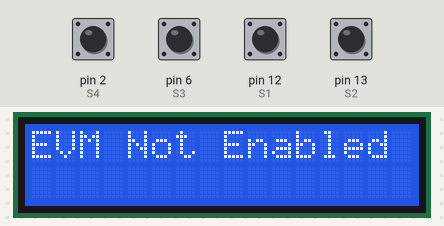
Simulated run of this sketch. Board: Arduino Uno, built with avr-gcc and run on an emulated ATmega328P. Parts: 16×2 character LCD. The inputs (shaded band) are chosen by the test bench; at power-on: pin 2 (S4), pin 6 (S3), pin 12 (S1), pin 13 (S2) HIGH.

Above: at 5.2 s.
5.3 s: pin 6 (S3) pulled LOW for 0.15 s
At 6.1 s:
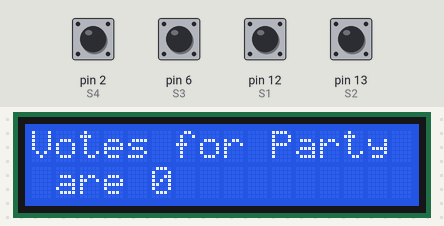
8.4 s: pin 2 (S4) pulled LOW for 0.15 s
At 8.47 s:
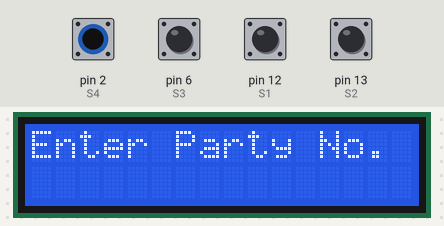
10.0 s: pin 12 (S1) pulled LOW for 0.15 s
At 10.8 s:
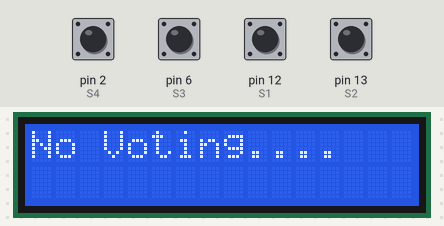
13.1 s: pin 13 (S2) pulled LOW for 0.15 s
At 14.4 s:
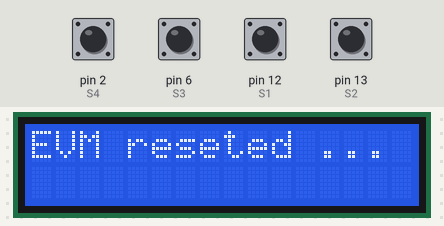
16.2 s: pin 13 (S2) pulled LOW for 1 s
20.2 s: pin 2 (S4) pulled LOW for 1 s
At 20.9 s:
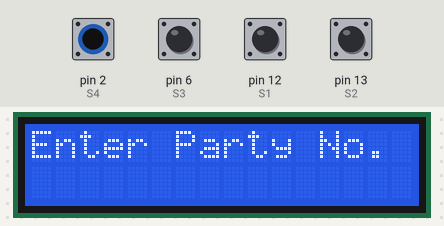
Timing chart, 0 to 23.2 s (numbered marks = the images above; inputs shaded):
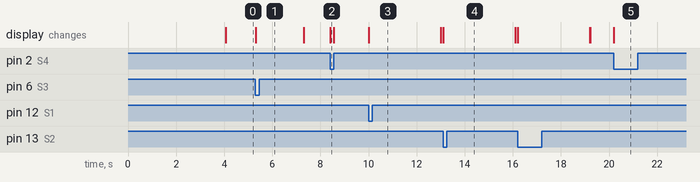

The sketch:

EVM.ino
```cpp
#include <Keypad.h>
#include <LiquidCrystal.h>

#define S1 12
#define S2 13
#define S3 6
#define S4 2
String party = "";
int partyNumber = 0;
int votes[100] = {0};
int totalParties = 99;
int totalVotes = 0;
int check = 0;

LiquidCrystal lcd(5, 4, 3, A3, A4, A5);


const byte ROWS = 4; //four rows
const byte COLS = 3; //three columns
char keys[ROWS][COLS] = {
  {'1','2','3'},
  {'4','5','6'},
  {'7','8','9'},
  {'*','0','#'}
};
byte rowPins[ROWS] = {A0, A1, 11, 10}; //connect to the row pinouts of the keypad
byte colPins[COLS] = {9, 8, 7}; //connect to the column pinouts of the keypad
int LCDCol = 0;
int LCDRow = 0;

Keypad keypad = Keypad( makeKeymap(keys), rowPins, colPins, ROWS, COLS );


void setup(){
   Serial.begin(9600);
   pinMode(S1, INPUT);
   pinMode(S2,INPUT);
   pinMode(S3, INPUT);
   pinMode(S4, INPUT);
   lcd.begin(16, 2);
  	lcd.print(" Electronic ");
	lcd.setCursor(0,1);
	lcd.print(" Voting Machine ");
	delay(4000);
   digitalWrite(S1, HIGH);
   digitalWrite(S2, HIGH);
   digitalWrite(S3, HIGH);
   digitalWrite(S4, HIGH);
   lcd.clear();
   lcd.setCursor(LCDCol, LCDRow);
   }

void tagline(){
  lcd.setCursor(0, 0);
  lcd.print("Enter Party No.");
  lcd.setCursor(0, 1);
  LCDRow = 1;
  LCDCol = 0;
}

void invalidParty(){
  lcd.clear();
    lcd.setCursor(0, 0);
    lcd.print("Please Enter");
    lcd.setCursor(0, 1);
    lcd.print("Valid Number..");
    delay(2000);
    lcd.clear();
    party = "";
}

void castVote(){
	int partyNo = 0;
    partyNo = party.toInt();
    party = "";
    votes[partyNo] = votes[partyNo] + 1;
    totalVotes = totalVotes + 1;
    lcd.clear();
    lcd.setCursor(0, 0);
    lcd.print("Your Vote Casted");
    lcd.setCursor(0, 1);
    lcd.print("Successfully..");
    delay(5000);
    lcd.clear();
    check = 0;
}

void resetVote(){
  party = "";
  lcd.clear();
}

void displayVotes(){
  int partyNo = 0;
    partyNo = party.toInt();
    lcd.clear();
    lcd.setCursor(0, 0);
    lcd.print("Votes for Party");
    lcd.setCursor(0, 1);
    lcd.print(party);
    lcd.print(" are ");
    lcd.print(votes[partyNo]);
    party = "";
    delay(2000);
    lcd.clear();
}

void evmNotEnable(){
    lcd.setCursor(0, 0);
    lcd.print("EVM Not Enabled");
}

void displayTotalVotes(){
  lcd.clear();
  lcd.setCursor(0, 0);
    lcd.print("Total Votes Cast");
    lcd.setCursor(0, 1);
    lcd.print("ed are ");
    lcd.print(totalVotes);
    delay(2000);
    lcd.clear();
}

void loop(){
  if(check==1){

  tagline();
  if(party.toInt()>totalParties){
    invalidParty();
  }
  else{
  lcd.print(party);
  }

  char key = keypad.getKey();

  if (key){
    Serial.println(key);

    if(key=='#'){
      castVote();
    }
    else if(key == '*'){
      resetVote();
    }
    else{
    	party = party + key;
    }

  }

  }
  if(check == 0){
    evmNotEnable();
  }
  if(digitalRead(S1)==0){
    int maxVotes = 0;
    int winnerParty = 0;
    int maxVotesCount = 0;
    for(int i = 1; i<sizeof(votes)/sizeof(votes[0]); i= i+1){
      if(votes[i]>maxVotes){
        winnerParty = i;
        maxVotes = votes[i];
      }
    }
    for(int i = 1; i<sizeof(votes)/sizeof(votes[0]); i= i+1){
      if(votes[i]==maxVotes){
        winnerParty = i;
        maxVotesCount =  maxVotesCount+ 1;
      }
    }
    lcd.clear();
    if(maxVotes==0){
    lcd.print("No Voting....");
    }

    // Concept of NOTA
    /*else if(winnerParty==0){
    lcd.print("NOTA ");
    lcd.print(" Wins");
    }*/


    else if(maxVotesCount==1){
	lcd.print("Party ");
    lcd.print(winnerParty);
    lcd.print(" Wins");
    }
    else{
    lcd.print(" Tie Up Or ");
	lcd.setCursor(0,1);
	lcd.print(" No Result ");
    }
	delay(3000);
	lcd.clear();
  }
  else if(digitalRead(S2)==0){
    for(int i = 0; i<sizeof(votes)/sizeof(votes[0]); i= i+1){
      votes[i] = 0;
    }
    totalVotes = 0;
    lcd.clear();
	lcd.print("EVM reseted ...");
	delay(3000);
	lcd.clear();
  }
  else if(digitalRead(S3)==0){
  	displayVotes();
  }
  else if(digitalRead(S4)==0){
    check = 1 - check;
  }
}
```

Measured:
- after the input at 5.3 s, the display: changes at once (image 1)
- after the input at 8.4 s, the display: changes at once (image 2)
- after the input at 10.0 s, the display: changes at once (image 3)
- after the input at 13.1 s, the display: changes at once (image 4)
- after the input at 20.2 s, the display: changes at once (image 5)
